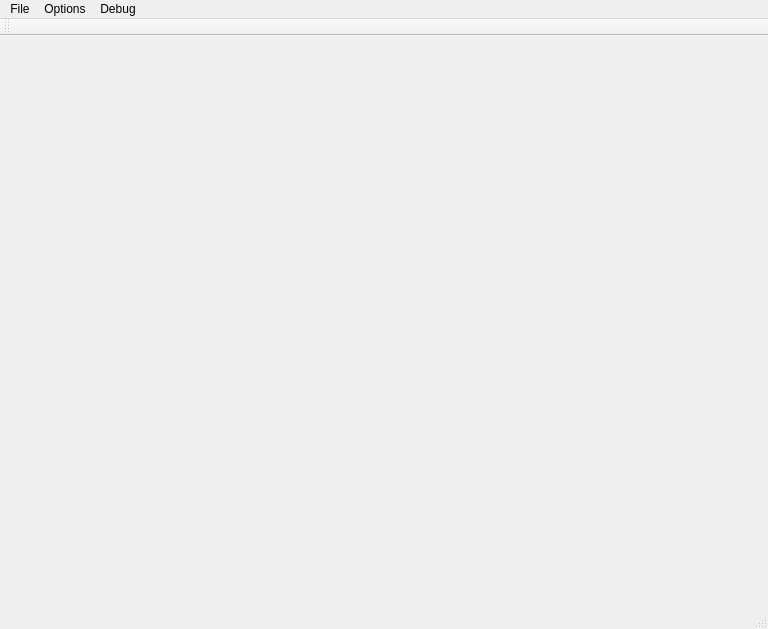
<?xml version="1.0" encoding="UTF-8"?>
<ui version="4.0">
 <class>MainWindow</class>
 <widget class="QMainWindow" name="MainWindow">
  <property name="geometry">
   <rect>
    <x>0</x>
    <y>0</y>
    <width>768</width>
    <height>629</height>
   </rect>
  </property>
  <property name="sizePolicy">
   <sizepolicy hsizetype="Fixed" vsizetype="Fixed">
    <horstretch>0</horstretch>
    <verstretch>0</verstretch>
   </sizepolicy>
  </property>
  <property name="minimumSize">
   <size>
    <width>768</width>
    <height>629</height>
   </size>
  </property>
  <property name="maximumSize">
   <size>
    <width>768</width>
    <height>629</height>
   </size>
  </property>
  <property name="windowTitle">
   <string>F8 Emulator</string>
  </property>
  <widget class="QWidget" name="centralWidget">
   <widget class="QLabel" name="label">
    <property name="geometry">
     <rect>
      <x>0</x>
      <y>0</y>
      <width>768</width>
      <height>576</height>
     </rect>
    </property>
    <property name="text">
     <string/>
    </property>
    <property name="scaledContents">
     <bool>true</bool>
    </property>
   </widget>
  </widget>
  <widget class="QMenuBar" name="menuBar">
   <property name="geometry">
    <rect>
     <x>0</x>
     <y>0</y>
     <width>768</width>
     <height>21</height>
    </rect>
   </property>
   <widget class="QMenu" name="menuFile">
    <property name="title">
     <string>File</string>
    </property>
    <addaction name="actionOpen"/>
    <addaction name="actionClose"/>
    <addaction name="actionGame_Info"/>
    <addaction name="separator"/>
    <addaction name="actionReset"/>
    <addaction name="actionPause"/>
    <addaction name="actionFrame_Advance"/>
    <addaction name="separator"/>
    <addaction name="actionLoad_State"/>
    <addaction name="actionSave_State"/>
    <addaction name="actionSet_Save_Slot"/>
    <addaction name="separator"/>
    <addaction name="actionQuit"/>
   </widget>
   <widget class="QMenu" name="menuOptions">
    <property name="title">
     <string>Options</string>
    </property>
    <addaction name="actionConfigure_Input"/>
   </widget>
   <widget class="QMenu" name="menuDebug">
    <property name="title">
     <string>Debug</string>
    </property>
    <addaction name="actionTile_Viewer"/>
    <addaction name="actionBackground_Viewer"/>
    <addaction name="separator"/>
    <addaction name="actionHex_Editor"/>
    <addaction name="actionDebugger"/>
    <addaction name="actionMemory_Watch"/>
   </widget>
   <addaction name="menuFile"/>
   <addaction name="menuOptions"/>
   <addaction name="menuDebug"/>
  </widget>
  <widget class="QToolBar" name="mainToolBar">
   <attribute name="toolBarArea">
    <enum>TopToolBarArea</enum>
   </attribute>
   <attribute name="toolBarBreak">
    <bool>false</bool>
   </attribute>
  </widget>
  <widget class="QStatusBar" name="statusBar"/>
  <action name="actionOpen">
   <property name="text">
    <string>Open</string>
   </property>
   <property name="shortcut">
    <string>Ctrl+O</string>
   </property>
  </action>
  <action name="actionClose">
   <property name="text">
    <string>Close</string>
   </property>
   <property name="shortcut">
    <string>Ctrl+W</string>
   </property>
  </action>
  <action name="actionConfigure_Input">
   <property name="text">
    <string>Configure Input</string>
   </property>
  </action>
  <action name="actionReset">
   <property name="text">
    <string>Reset</string>
   </property>
   <property name="shortcut">
    <string>Ctrl+R</string>
   </property>
  </action>
  <action name="actionQuit">
   <property name="text">
    <string>Quit</string>
   </property>
   <property name="shortcut">
    <string>Ctrl+Q</string>
   </property>
  </action>
  <action name="actionTile_Viewer">
   <property name="text">
    <string>Tile Viewer</string>
   </property>
  </action>
  <action name="actionBackground_Viewer">
   <property name="text">
    <string>Background Viewer</string>
   </property>
  </action>
  <action name="actionHex_Editor">
   <property name="text">
    <string>Hex Editor</string>
   </property>
  </action>
  <action name="actionDebugger">
   <property name="text">
    <string>Debugger</string>
   </property>
  </action>
  <action name="actionGame_Info">
   <property name="text">
    <string>Game Info</string>
   </property>
  </action>
  <action name="actionPause">
   <property name="text">
    <string>Pause</string>
   </property>
   <property name="shortcut">
    <string>O</string>
   </property>
  </action>
  <action name="actionFrame_Advance">
   <property name="text">
    <string>Frame Advance</string>
   </property>
   <property name="shortcut">
    <string>\</string>
   </property>
  </action>
  <action name="actionLoad_State">
   <property name="text">
    <string>Load State</string>
   </property>
   <property name="shortcut">
    <string>I</string>
   </property>
  </action>
  <action name="actionSave_State">
   <property name="text">
    <string>Save State</string>
   </property>
   <property name="shortcut">
    <string>P</string>
   </property>
  </action>
  <action name="actionSet_Save_Slot">
   <property name="text">
    <string>Set Save Slot</string>
   </property>
  </action>
  <action name="actionMemory_Watch">
   <property name="text">
    <string>Memory Watch</string>
   </property>
  </action>
 </widget>
 <layoutdefault spacing="6" margin="11"/>
 <resources/>
 <connections/>
</ui>
